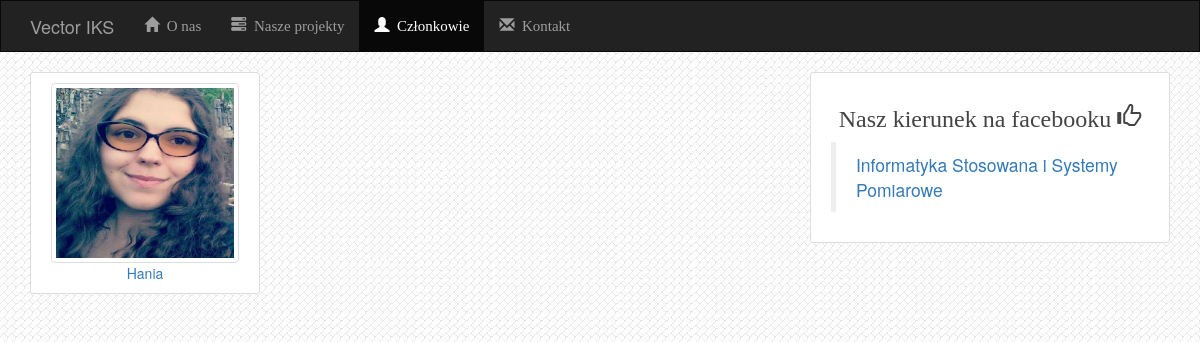
/members/, run on an earlier commit of the app's database.
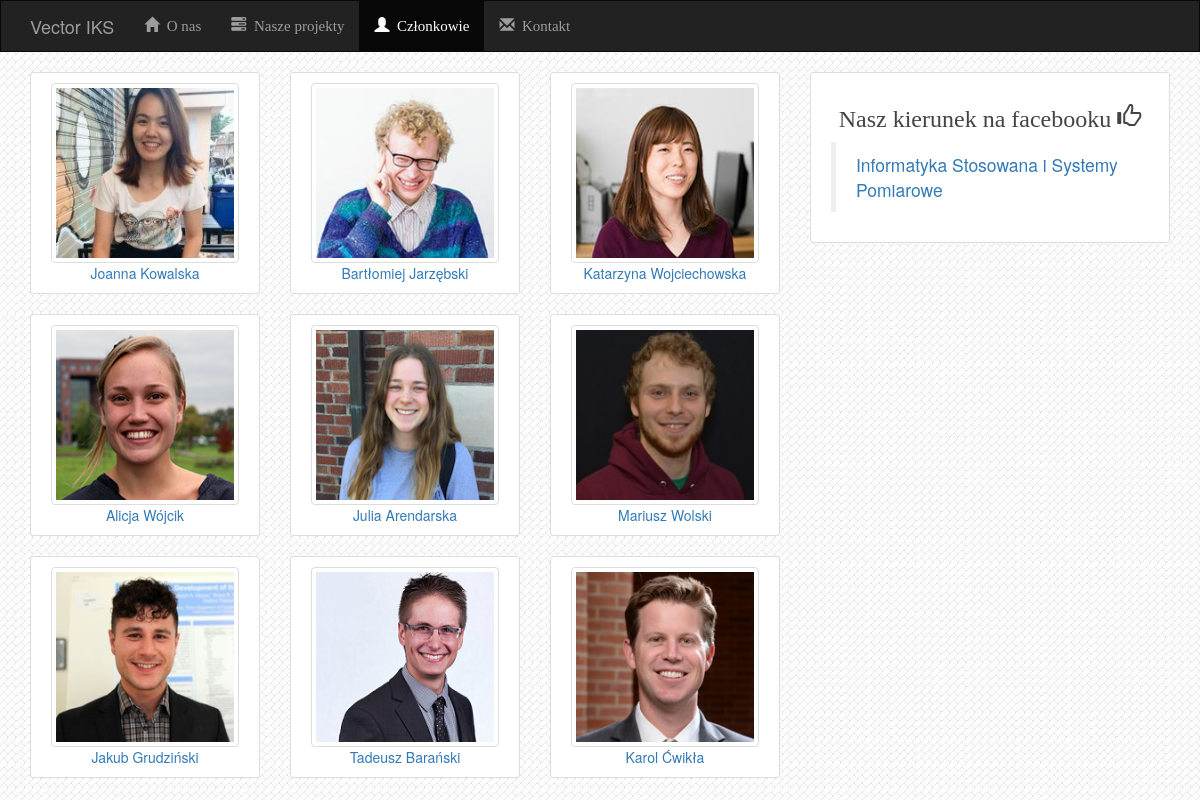
And on a later commit of the database.
### members/models.py (models this page shows, shortened)
class Member(models.Model):
    name = models.CharField(max_length=200)
    technologies = models.CharField(max_length=500)
    photo = models.FileField()
    more = models.TextField()

### members/views.py (the view)
class IndexView(generic.ListView):
    template_name = 'members/index.html'
    context_object_name = 'all_members'
    def get_queryset(self):
        return Member.objects.all()

### members/templates/members/index.html (shortened to what this page needs)
{% extends 'members/base.html' %}
{% load staticfiles %}
{% block members %}active{% endblock %}
{% block body %}
<link rel="stylesheet" type="text/css" href="{% static 'members/style.css' %}">
{% if all_members %}
<div class="row">
    {% for member in all_members %}
    <div class="col-md-4">
        <article class="media content-section">
            <a href="{% url 'members:detail' member.id %}">
            <img class="img-fluid img-rounded img-thumbnail mb-3 mb-md-0 index-img"
                 width="200" height="180" src="{{ member.photo.url }}" >
            </a>
            <a href="{% url 'members:detail' member.id %}" style="text-align: center; display:block;">{{ member.name }}</a>
        </article>
    </div>
    {% endfor %}
</div>
{% else %}
    <h3>Nie ma członków :(</h3>
{% endif %}
{% endblock %}

### members/templates/members/base.html (shortened to what this page needs)
<!DOCTYPE html>
<html lang="en">
<head>
    {% load staticfiles %}
    <link rel="stylesheet" href="https://maxcdn.bootstrapcdn.com/bootstrap/3.3.7/css/bootstrap.min.css"><link rel="stylesheet" type="text/css" href="{% static 'members/style.css' %}">
    <link rel="stylesheet" type="text/css" href="{% static 'members/style.css' %}">
</head>
<body>
    <nav class="navbar navbar-inverse">
    <div class="container">
        <div class="navbar-header">
            <a class="navbar-brand" href="{% url 'about:index' %}">
                Vector IKS
            </a>
        </div>
        <div class="collapse navbar-collapse" id="topNavBar">
            <ul class="nav navbar-nav">
                <li class="{% block about %}{% endblock %}">
                      <a href="{% url 'about:index' %}">
                        <span class="glyphicon glyphicon-home" aria-hidden="true"></span>&nbsp; O nas
                  </a>
                </li>
                <li class="{% block projects %}{% endblock %}">
                      <a href="{% url 'projects:index' %}">
                        <span class="glyphicon glyphicon-tasks" aria-hidden="true"></span>&nbsp; Nasze projekty
                  </a>
                </li>
                <li class="{% block members %}{% endblock %}">
                      <a href="{% url 'members:index' %}">
                        <span class="glyphicon glyphicon-user" aria-hidden="true"></span>&nbsp; Członkowie
                  </a>
                </li>
                <li class="{% block contact %}{% endblock %}">
                      <a href="{% url 'contact:index' %}">
                        <span class="glyphicon glyphicon-envelope" aria-hidden="true"></span>&nbsp; Kontakt
                  </a>
                </li>
            </ul>
        </div>
    </div>
</nav>
    <main role="main" class="container">
      <div class="row">
        <div class="col-md-8">
          {% block body %}{% endblock %}
        </div>
        <div class="col-md-4">
          <div class="content-section">
            <h3 class="text-center">Nasz kierunek na facebooku  <span class="glyphicon glyphicon-thumbs-up"></span></h3>
            <p class='text-muted'>
            <div class="fb-page" data-href="https://www.facebook.com/InformatykaStosowanaWFA/" data-tabs="timeline" data-width="" data-height="" data-small-header="false" data-adapt-container-width="true" data-hide-cover="false" data-show-facepile="true"><blockquote cite="https://www.facebook.com/InformatykaStosowanaWFA/" class="fb-xfbml-parse-ignore"><a href="https://www.facebook.com/InformatykaStosowanaWFA/">Informatyka Stosowana i Systemy Pomiarowe</a></blockquote></div>            </p>
          </div>
        </div>
      </div>
    </main>
</body>
</html>

### members/static/members/style.css (style rules this page uses)
body { background: white url("images/background.png"); }
.navbar { border-radius: 0; }
.navbar-brand { font-family: 'Open+Sans+Condensed', 45 px; }
h1, h2, h3, h4, h5, h6 { color: #444444; font-family: 'Open+Sans+Condensed'; }
ul { margin: 0; }
.content-section { background: #ffffff; padding: 10px 20px; border: 1px solid #dddddd; border-radius: 3px; margin-bottom: 20px; }
p, li { font-family: 'Open+Sans+Condensed'; font-size: 1.5rem; }
.index-img { width: 200px; height: 180px; }

What changed in the data, as far as the page shows it:
removed Member: photo (picture), name "Hania"
added Member: photo (picture), name "Joanna Kowalska"
added Member: photo (picture), name "Bartłomiej Jarzębski"
added Member: photo (picture), name "Katarzyna Wojciechowska"
added Member: photo (picture), name "Alicja Wójcik"
added Member: photo (picture), name "Julia Arendarska"
added Member: photo (picture), name "Mariusz Wolski"
added Member: photo (picture), name "Jakub Grudziński"
added Member: photo (picture), name "Tadeusz Barański"
added Member: photo (picture), name "Karol Ćwikła"
